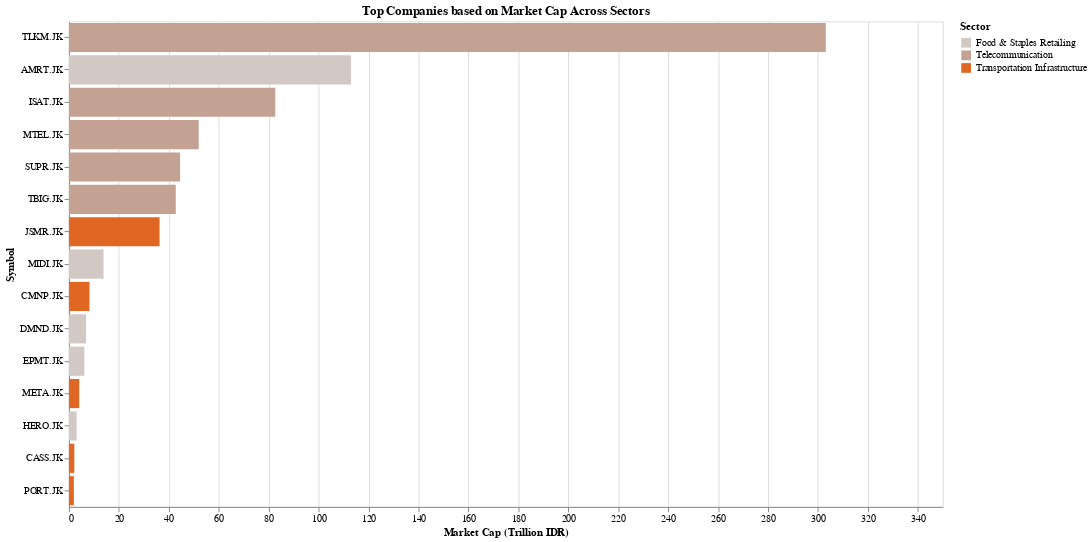

This figure's notebook cell:
### Code cell
mc_chart

### Figure 1 — Vega-Lite specification as saved in the notebook (floating-point values rounded to 4 significant figures)
{"config": {"view": {"continuousWidth": 400, "continuousHeight": 300}}, "data": {"name": "data-d5761a094442bdf6c2a98e3e2a747013"}, "mark": "bar", "encoding": {"color": {"field": "Sector", "scale": {"scheme": "lightgreyred"}, "sort": {"field": "Sector", "order": "ascending"}, "type": "nominal"}, "tooltip": [{"field": "Sector", "type": "nominal"}, {"field": "Symbol", "type": "nominal"}, {"field": "Market Cap (Trillion IDR)", "format": ".2f", "type": "quantitative"}], "x": {"field": "Market Cap (Trillion IDR)", "type": "quantitative"}, "y": {"field": "Symbol", "sort": "-x", "type": "nominal"}}, "height": 500, "title": "Top Companies based on Market Cap Across Sectors", "width": 900, "$schema": "https://vega.github.io/schema/vega-lite/v4.17.0.json", "datasets": {"data-d5761a094442bdf6c2a98e3e2a747013": [{"Symbol": "JSMR.JK", "Market Cap": 36289348894720, "Sector": "Transportation Infrastructure", "Market Cap (Trillion IDR)": 36.29}, {"Symbol": "CMNP.JK", "Market Cap": 8236888489984, "Sector": "Transportation Infrastructure", "Market Cap (Trillion IDR)": 8.237}, {"Symbol": "META.JK", "Market Cap": 4123421310976, "Sector": "Transportation Infrastructure", "Market Cap (Trillion IDR)": 4.123}, {"Symbol": "CASS.JK", "Market Cap": 2149558517760, "Sector": "Transportation Infrastructure", "Market Cap (Trillion IDR)": 2.15}, {"Symbol": "PORT.JK", "Market Cap": 1969758011392, "Sector": "Transportation Infrastructure", "Market Cap (Trillion IDR)": 1.97}, {"Symbol": "AMRT.JK", "Market Cap": 112946634031104, "Sector": "Food & Staples Retailing", "Market Cap (Trillion IDR)": 112.9}, {"Symbol": "MIDI.JK", "Market Cap": 13842214027264, "Sector": "Food & Staples Retailing", "Market Cap (Trillion IDR)": 13.84}, {"Symbol": "DMND.JK", "Market Cap": 6864560979968, "Sector": "Food & Staples Retailing", "Market Cap (Trillion IDR)": 6.865}, {"Symbol": "EPMT.JK", "Market Cap": 6175698976768, "Sector": "Food & Staples Retailing", "Market Cap (Trillion IDR)": 6.176}, {"Symbol": "HERO.JK", "Market Cap": 3074967994368, "Sector": "Food & Staples Retailing", "Market Cap (Trillion IDR)": 3.075}, {"Symbol": "TLKM.JK", "Market Cap": 303130336034816, "Sector": "Telecommunication", "Market Cap (Trillion IDR)": 303.1}, {"Symbol": "ISAT.JK", "Market Cap": 82642468864000, "Sector": "Telecommunication", "Market Cap (Trillion IDR)": 82.64}, {"Symbol": "MTEL.JK", "Market Cap": 51978210115584, "Sector": "Telecommunication", "Market Cap (Trillion IDR)": 51.98}, {"Symbol": "SUPR.JK", "Market Cap": 44507819147264, "Sector": "Telecommunication", "Market Cap (Trillion IDR)": 44.51}, {"Symbol": "TBIG.JK", "Market Cap": 42782987124736, "Sector": "Telecommunication", "Market Cap (Trillion IDR)": 42.78}]}}
